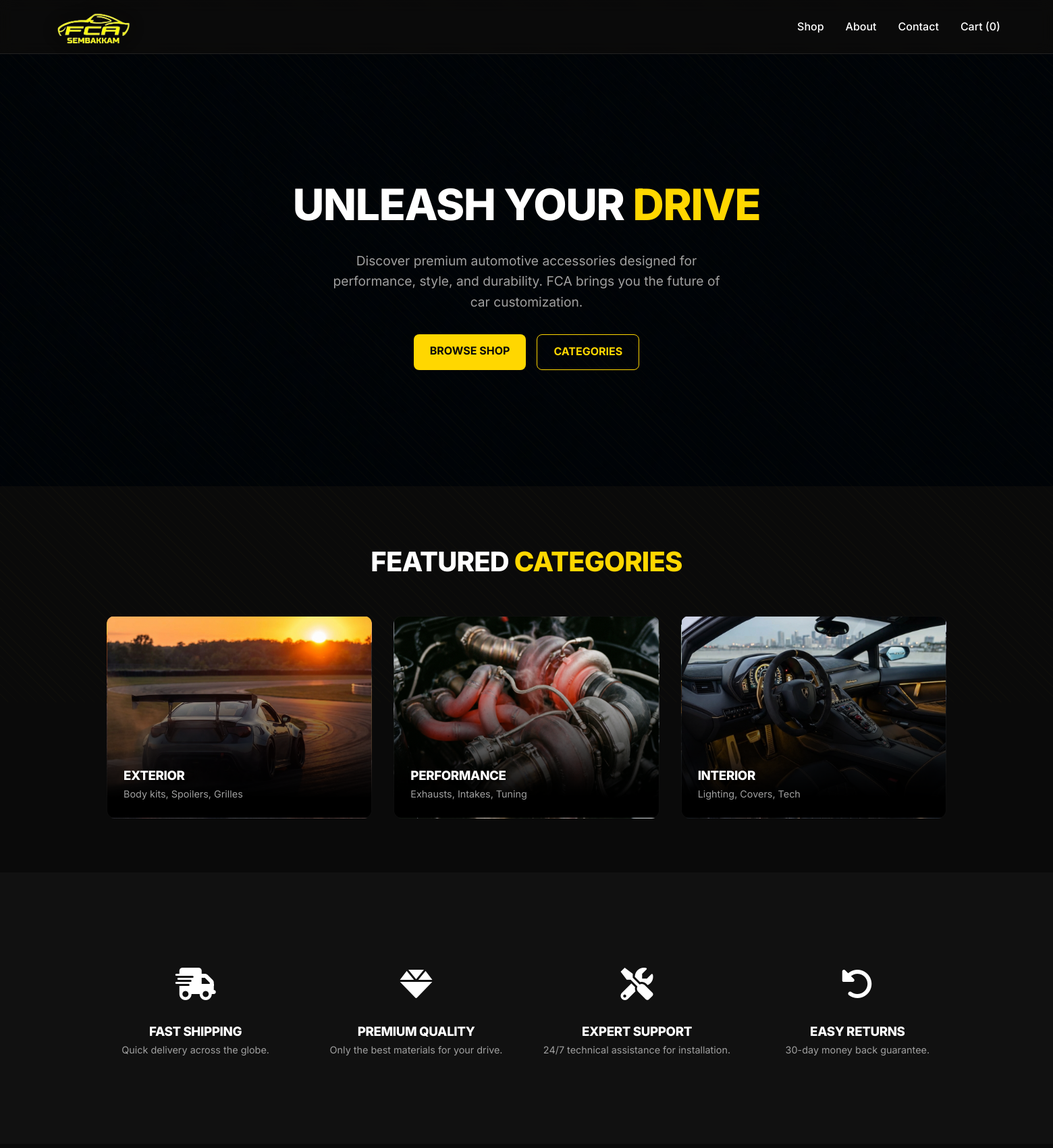
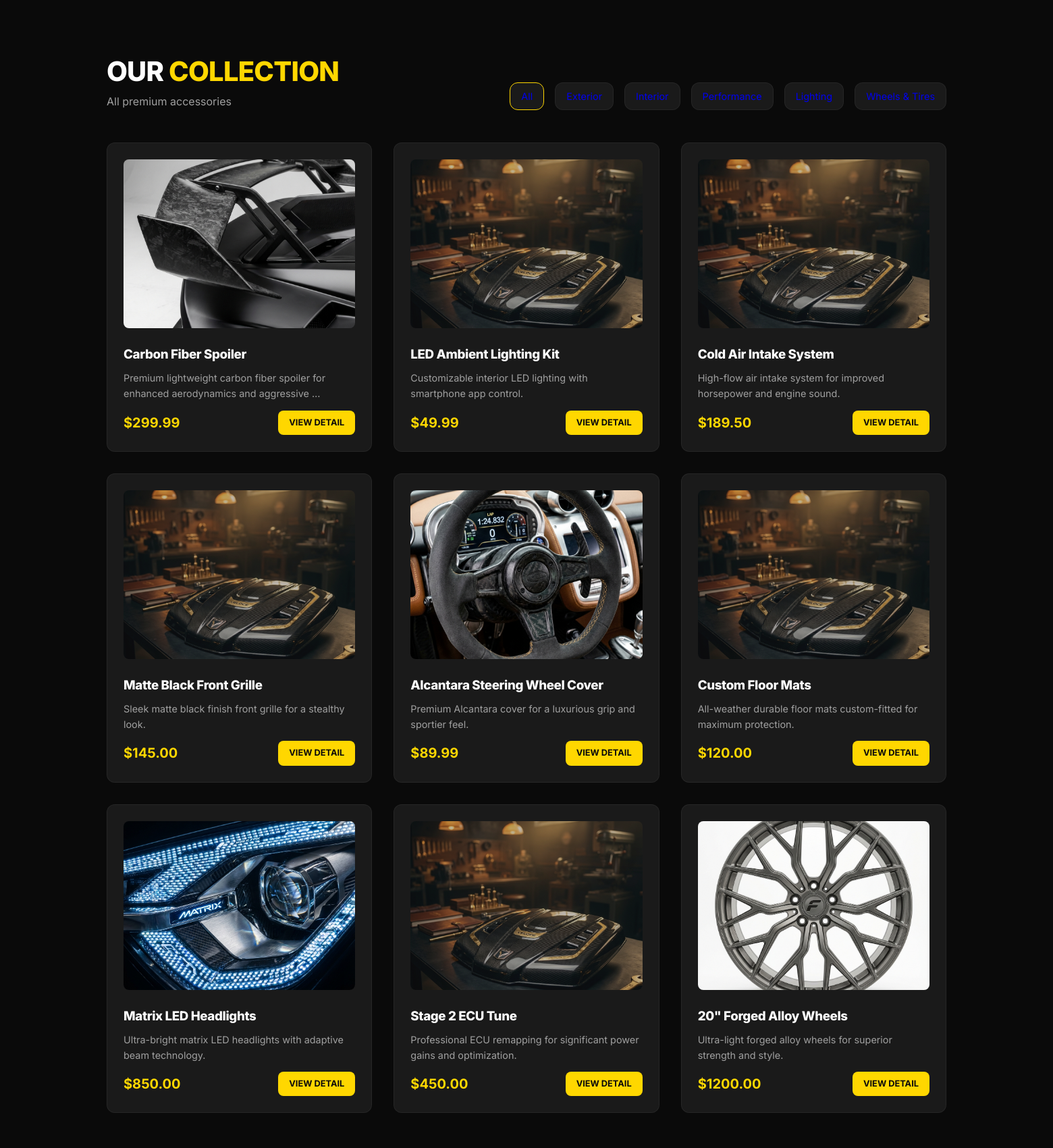
The page / (upper part) on the database its author committed (2 pictures, top to bottom).
### shop/models.py (models this page shows, shortened)
class Product(models.Model):
    category = models.ForeignKey(Category, related_name='products', on_delete=models.CASCADE)
    name = models.CharField(max_length=200)
    slug = models.SlugField(unique=True)
    description = models.TextField()
    price = models.DecimalField(max_digits=10, decimal_places=2)
    image = models.ImageField(upload_to='products/', blank=True)
    stock = models.IntegerField(default=0)
    available = models.BooleanField(default=True)
    created = models.DateTimeField(auto_now_add=True)
    updated = models.DateTimeField(auto_now=True)
    def get_absolute_url(self):
        return reverse('shop:product_detail', args=[self.id, self.slug])

### shop/views.py (the view)
# urls.py: path('', views.product_list, name='product_list'),
def product_list(request, category_slug=None):
    category = None
    categories = Category.objects.all()
    products = Product.objects.filter(available=True)
    query = request.GET.get('query')
    if category_slug:
        category = get_object_or_404(Category, slug=category_slug)
        products = products.filter(category=category)
    if query:
        products = products.filter(name__icontains=query)
    return render(request, 'shop/product/list.html', {
        'category': category,
        'categories': categories,
        'products': products,
        'cart': Cart(request)
    })

### shop/cart.py (called while the page is built)
    def __len__(self):
        return sum(item['quantity'] for item in self.cart.values())

### shop/context_processors.py (called while the page is built)
def cart(request):
    return {'cart': Cart(request)}

### shop/models.py (called while the page is built)
    def get_absolute_url(self):
        return reverse('shop:product_list_by_category', args=[self.slug])

### shop/templates/shop/product/list.html (shortened to what this page needs)
{% extends "base.html" %}
{% load static %}
{% block content %}
<section class="hero" style="background: linear-gradient(rgba(0,0,0,0.5), rgba(0,0,0,0.7)), url('{% static 'images/site/hero/main.png' %}'); background-size: cover; background-position: center; background-attachment: fixed;">
    <div class="hero-content">
        <h1>UNLEASH YOUR <span class="text-yellow">DRIVE</span></h1>
        <p style="font-size: 1.2rem; color: var(--text-muted); max-width: 600px; margin: 0 auto 2rem;">Discover premium automotive accessories designed for performance, style, and durability. FCA brings you the future of car customization.</p>
        <div style="display: flex; gap: 1rem; justify-content: center;">
            <a href="#products" class="fca-btn">BROWSE SHOP</a>
            <a href="#categories" class="fca-btn" style="background: transparent; border: 1px solid var(--primary-yellow); color: var(--primary-yellow);">CATEGORIES</a>
        </div>
    </div>
</section>
<section id="categories" class="container" style="padding: 5rem 5%;">
    <h2 style="font-size: 2.5rem; text-align: center; margin-bottom: 3rem;">FEATURED <span class="text-yellow">CATEGORIES</span></h2>
    <div style="display: grid; grid-template-columns: repeat(3, 1fr); gap: 2rem;">
        <div class="fca-card" style="height: 300px; display: flex; flex-direction: column; justify-content: flex-end; background: linear-gradient(to bottom, transparent 20%, #000 90%), url('{% static 'images/site/categories/exterior.png' %}'); background-size: cover; background-position: center;">
            <h3 style="text-shadow: 0 2px 4px rgba(0,0,0,0.8);">EXTERIOR</h3>
            <p style="color: var(--text-muted); font-size: 0.9rem; text-shadow: 0 1px 2px rgba(0,0,0,0.8);">Body kits, Spoilers, Grilles</p>
        </div>
        <div class="fca-card" style="height: 300px; display: flex; flex-direction: column; justify-content: flex-end; background: linear-gradient(to bottom, transparent 20%, #000 90%), url('{% static 'images/site/categories/performance.png' %}'); background-size: cover; background-position: center;">
            <h3 style="text-shadow: 0 2px 4px rgba(0,0,0,0.8);">PERFORMANCE</h3>
            <p style="color: var(--text-muted); font-size: 0.9rem; text-shadow: 0 1px 2px rgba(0,0,0,0.8);">Exhausts, Intakes, Tuning</p>
        </div>
        <div class="fca-card" style="height: 300px; display: flex; flex-direction: column; justify-content: flex-end; background: linear-gradient(to bottom, transparent 20%, #000 90%), url('{% static 'images/site/categories/interior.png' %}'); background-size: cover; background-position: center;">
            <h3 style="text-shadow: 0 2px 4px rgba(0,0,0,0.8);">INTERIOR</h3>
            <p style="color: var(--text-muted); font-size: 0.9rem; text-shadow: 0 1px 2px rgba(0,0,0,0.8);">Lighting, Covers, Tech</p>
        </div>
    </div>
</section>
<section style="background: #111; padding: 6rem 5%;">
    <div class="container" style="display: grid; grid-template-columns: repeat(4, 1fr); gap: 3rem;">
        <div class="feature-card" style="text-align: center;">
            <div class="feature-icon" style="font-size: 3rem; margin-bottom: 1rem;"><i class="fas fa-truck-fast"></i></div>
            <h3>FAST SHIPPING</h3>
            <p style="color: var(--text-muted); font-size: 0.9rem;">Quick delivery across the globe.</p>
        </div>
        <div class="feature-card" style="text-align: center;">
            <div class="feature-icon" style="font-size: 3rem; margin-bottom: 1rem;"><i class="fas fa-gem"></i></div>
            <h3>PREMIUM QUALITY</h3>
            <p style="color: var(--text-muted); font-size: 0.9rem;">Only the best materials for your drive.</p>
        </div>
        <div class="feature-card" style="text-align: center;">
            <div class="feature-icon" style="font-size: 3rem; margin-bottom: 1rem;"><i class="fas fa-screwdriver-wrench"></i></div>
            <h3>EXPERT SUPPORT</h3>
            <p style="color: var(--text-muted); font-size: 0.9rem;">24/7 technical assistance for installation.</p>
        </div>
        <div class="feature-card" style="text-align: center;">
            <div class="feature-icon" style="font-size: 3rem; margin-bottom: 1rem;"><i class="fas fa-rotate-left"></i></div>
            <h3>EASY RETURNS</h3>
            <p style="color: var(--text-muted); font-size: 0.9rem;">30-day money back guarantee.</p>
        </div>
    </div>
</section>
<div id="products" class="container" style="padding-top: 5rem;">
    <div style="display: flex; justify-content: space-between; align-items: flex-end; margin-bottom: 3rem;">
        <div>
            <h2 style="font-size: 2.5rem;">OUR <span class="text-yellow">COLLECTION</span></h2>
            <p style="color: var(--text-muted);">{% if category %}{{ category.name }}{% else %}All premium accessories{% endif %}</p>
        </div>
        <div style="display: flex; gap: 1rem;">
            <a href="{% url 'shop:product_list' %}" class="fca-card" style="padding: 0.5rem 1rem; text-decoration: none; font-size: 0.9rem; {% if not category %}border-color: var(--primary-yellow);{% endif %}">All</a>
            {% for c in categories %}
                <a href="{{ c.get_absolute_url }}" class="fca-card" style="padding: 0.5rem 1rem; text-decoration: none; font-size: 0.9rem; "></a>
            {% endfor %}
        </div>
    </div>
    <div class="product-grid">
        {% for product in products %}
            <div class="fca-card">
                <div style="width: 100%; height: 250px; background: #252525; border-radius: 8px; margin-bottom: 1.5rem; display: flex; align-items: center; justify-content: center; overflow: hidden;">
                    {% if product.image %}
                        <img src="{{ product.image.url }}" alt="{{ product.name }}" style="width: 100%; height: 100%; object-fit: cover;">
                    {% else %}
                        <img src="{% static 'images/site/default-product.png' %}" alt="Product Placeholder" style="width: 100%; height: 100%; object-fit: cover; opacity: 0.7;">
                    {% endif %}
                </div>
                <h3 style="margin-bottom: 0.5rem;">{{ product.name }}</h3>
                <p style="color: var(--text-muted); font-size: 0.9rem; margin-bottom: 1rem; height: 3em; overflow: hidden;">{{ product.description|truncatewords:10 }}</p>
                <div style="display: flex; justify-content: space-between; align-items: center;">
                    <span style="font-size: 1.25rem; font-weight: 700; color: var(--primary-yellow);">${{ product.price }}</span>
                    <a href="{{ product.get_absolute_url }}" class="fca-btn" style="padding: 0.5rem 1rem; font-size: 0.8rem;">VIEW DETAIL</a>
                </div>
            </div>
        {% empty %}
            <p style="text-align: center; grid-column: 1 / -1; padding: 4rem; color: var(--text-muted);">No products found in this category.</p>
        {% endfor %}
    </div>
</div>
{% endblock %}

### shop/templates/base.html (shortened to what this page needs)
{% load static %}
<!DOCTYPE html>
<html lang="en">
<head>
    <link rel="stylesheet" href="{% static 'css/style.css' %}?v=3">
    <link rel="stylesheet" href="https://cdnjs.cloudflare.com/ajax/libs/font-awesome/6.0.0/css/all.min.css">
</head>
<body>
    <nav>
        <a href="{% url 'shop:product_list' %}" class="logo">
            <img src="{% static 'images/logo/fca.png' %}" alt="FCA Logo" style="height: 120px; width: auto; display: block; filter: drop-shadow(0 0 10px rgba(0,0,0,0.5)); transition: transform 0.3s ease;">
        </a>
        <ul class="nav-links">
            <li><a href="{% url 'shop:product_list' %}">Shop</a></li>
            <li><a href="{% url 'shop:about' %}">About</a></li>
            <li><a href="{% url 'shop:contact' %}">Contact</a></li>
            <li><a href="{% url 'shop:cart_detail' %}">Cart ({{ cart|length|default:"0" }})</a></li>
        </ul>
    </nav>
    <main>
        {% block content %}
        {% endblock %}
    </main>
</body>
</html>

### shop/static/css/style.css (style rules this page uses)
:root { --primary-yellow: #FFD700; --dark-bg: #0A0A0A; --card-bg: #1A1A1A; --text-main: #FFFFFF; --text-muted: #A0A0A0; --accent-glow: rgba(255, 215, 0, 0.3); --transition-smooth: all 0.3s cubic-bezier(0.4, 0, 0.2, 1); }
* { margin: 0; padding: 0; box-sizing: border-box; }
body { background-color: var(--dark-bg); color: var(--text-main); font-family: 'Inter', system-ui, -apple-system, sans-serif; line-height: 1.6; overflow-x: hidden; }
h1, h2, h3 { font-weight: 800; letter-spacing: -0.02em; }
.text-yellow { color: var(--primary-yellow); }
nav { display: flex; justify-content: space-between; align-items: center; padding: 0 5%; height: 80px; background: rgba(10, 10, 10, 0.8); backdrop-filter: blur(10px); position: sticky; top: 0; z-index: 1000; border-bottom: 1px solid rgba(255, 255, 255, 0.1); }
.logo { display: flex; align-items: center; text-decoration: none; }
.nav-links { display: flex; gap: 2rem; list-style: none; }
.nav-links a { color: var(--text-main); text-decoration: none; font-weight: 500; transition: var(--transition-smooth); }
.container { max-width: 1400px; margin: 0 auto; padding: 2rem 5%; }
.fca-card { background: var(--card-bg); border: 1px solid rgba(255, 255, 255, 0.05); border-radius: 12px; padding: 1.5rem; transition: var(--transition-smooth); position: relative; overflow: hidden; }
.fca-btn { background: var(--primary-yellow); color: var(--dark-bg); padding: 0.8rem 1.5rem; border-radius: 8px; font-weight: 700; text-decoration: none; display: inline-block; transition: var(--transition-smooth); border: none; cursor: pointer; }
.hero { min-height: 80vh; display: flex; align-items: center; justify-content: center; background: radial-gradient(circle at center, #1a1a1a 0%, #0a0a0a 100%); position: relative; text-align: center; }
.hero::before { content: ''; position: absolute; width: 200%; height: 200%; background: repeating-linear-gradient(45deg, rgba(255, 215, 0, 0.02) 0px, rgba(255, 215, 0, 0.02) 1px, transparent 1px, transparent 10px); pointer-events: none; }
.hero-content h1 { font-size: 4rem; margin-bottom: 1rem; text-transform: uppercase; }
.product-grid { display: grid; grid-template-columns: repeat(auto-fill, minmax(300px, 1fr)); gap: 2rem; margin-top: 2rem; }
.feature-card { cursor: pointer; }
.feature-icon { color: var(--text-main); transition: var(--transition-smooth); }

### rows shown on the page
Product: image (picture), name "Carbon Fiber Spoiler", description "Premium lightweight carbon fiber spoiler for enhanced aerodynamics and aggressive …", price "299.99"
Product: name "LED Ambient Lighting Kit", description "Customizable interior LED lighting with smartphone app control.", price "49.99"
Product: name "Cold Air Intake System", description "High-flow air intake system for improved horsepower and engine sound.", price "189.50"
Product: name "Matte Black Front Grille", description "Sleek matte black finish front grille for a stealthy look.", price "145.00"
Product: image (picture), name "Alcantara Steering Wheel Cover", description "Premium Alcantara cover for a luxurious grip and sportier feel.", price "89.99"
Product: name "Custom Floor Mats", description "All-weather durable floor mats custom-fitted for maximum protection.", price "120.00"
Product: image (picture), name "Matrix LED Headlights", description "Ultra-bright matrix LED headlights with adaptive beam technology.", price "850.00"
Product: name "Stage 2 ECU Tune", description "Professional ECU remapping for significant power gains and optimization.", price "450.00"
Product: image (picture), name "20\" Forged Alloy Wheels", description "Ultra-light forged alloy wheels for superior strength and style.", price "1200.00"

### other values the page prints
{{ cart|length|default:"0" }} "0"
